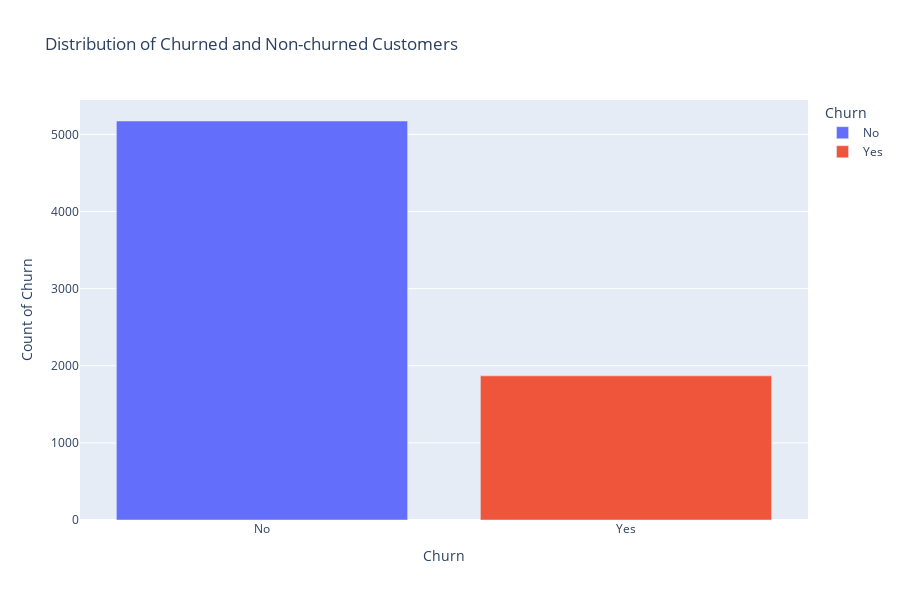

This figure's notebook cell:
### Code cell
#Interactive plot for a count of Churned Customers
fig = px.bar(data_frame=telcom_count, x = 'Churn', y = 'Counts', color = 'Churn', title='Distribution of Churned and Non-churned Customers')
fig.update_layout(autosize = False, width = 900, height = 600, xaxis_title = 'Churn', yaxis_title = 'Count of Churn', legend_title = 'Churn')

### Figure 1 — Plotly figure (JSON) as saved in the notebook; plotly's stock layout.template omitted (floating-point values rounded to 4 significant figures)
{"data": [{"alignmentgroup": "True", "hovertemplate": "Churn=%{x}<br>Counts=%{y}<extra></extra>", "legendgroup": "No", "marker": {"color": "#636efa", "pattern": {"shape": ""}}, "name": "No", "offsetgroup": "No", "orientation": "v", "showlegend": true, "textposition": "auto", "type": "bar", "x": ["No"], "xaxis": "x", "y": [5174], "yaxis": "y"}, {"alignmentgroup": "True", "hovertemplate": "Churn=%{x}<br>Counts=%{y}<extra></extra>", "legendgroup": "Yes", "marker": {"color": "#EF553B", "pattern": {"shape": ""}}, "name": "Yes", "offsetgroup": "Yes", "orientation": "v", "showlegend": true, "textposition": "auto", "type": "bar", "x": ["Yes"], "xaxis": "x", "y": [1869], "yaxis": "y"}], "layout": {"autosize": false, "barmode": "relative", "height": 600, "legend": {"title": {"text": "Churn"}, "tracegroupgap": 0}, "title": {"text": "Distribution of Churned and Non-churned Customers"}, "width": 900, "xaxis": {"anchor": "y", "categoryarray": ["No", "Yes"], "categoryorder": "array", "domain": [0, 1], "title": {"text": "Churn"}}, "yaxis": {"anchor": "x", "domain": [0, 1], "title": {"text": "Count of Churn"}}}}
